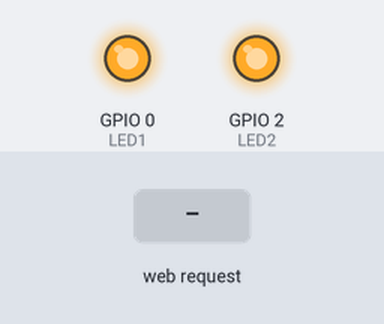
Recording of a sketch running on a simulated ESP8266 (NodeMCU). Parts: output pins drawn as LEDs (lit = HIGH). Inputs (shaded band) come from the test bench. WiFi joins after 1.5 s; servers stay silent unless stated; what the sketch prints to the serial monitor is not drawn.

Above: at 2.7 s.
2.8 s: HTTP request GET /control/1 received
At 3.2 s:
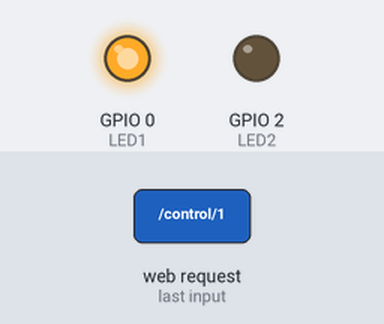
At 4.1 s:
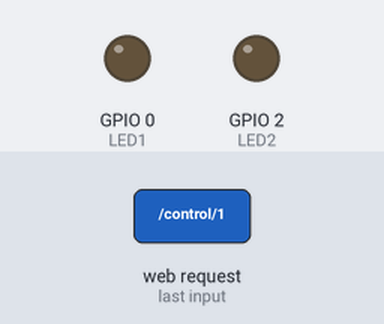
4.8 s: HTTP request GET /control/0 received
At 5.2 s:
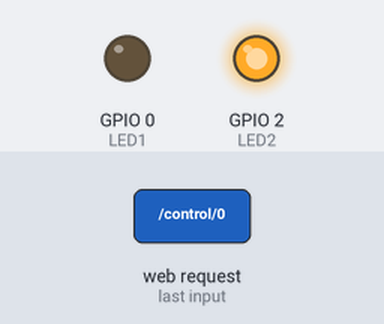
Timing chart, 0 to 7.8 s (numbered marks = the images above; inputs shaded):
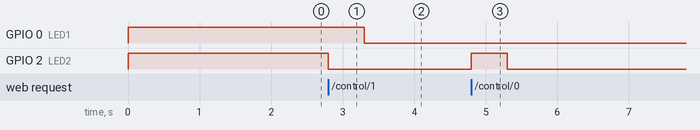

The sketch:

Gorjaw_curtain_hytay.ino
```cpp
#include <ESP8266WiFi.h>
#include <WiFiClient.h>
#include <ESP8266WebServer.h>
#include <Servo.h>


Servo myservo;
const char MAIN_page[] PROGMEM = R"=====(
<!DOCTYPE html>
<html>
<body>
<center>
<h1>WiFi LED on off demo: 1</h1><br>
Ciclk to turn <a href="ledOn" target="myIframe">LED ON</a><br>
Ciclk to turn <a href="ledOff" target="myIframe">LED OFF</a><br>
LED State:<iframe name="myIframe" width="100" height="25" frameBorder="0"><br>
<hr>
<a href="https://circuits4you.com">circuits4you.com</a>
</center>

</body>
</html>
)=====";


#define LED1 0
#define LED2 2
//#define bt1 1


IPAddress staticIP(192, 168, 1, 23); //ESP static ip
IPAddress gateway(192, 168, 1, 1);   //IP Address of your WiFi Router (Gateway)
IPAddress subnet(255, 255, 255, 0);  //Subnet mask
IPAddress dns(8, 8, 8, 8);  //DNS

const char* ssid = "Smart_Gorjaw";
const char* password = "gorjaw@!85";
const char* deviceName = "Smart lights v2";
String serverUrl = "192.168.1.252";
String payload;
String device_key = "curtain_hash";


ESP8266WebServer server(80); //Server on port 80

//===============================================================
// This routine is executed when you open its IP in browser
//===============================================================
void handleRoot() {
 Serial.println("You called root page");
 String s = MAIN_page; //Read HTML contents
 server.send(200, "text/html", s); //Send web page
}

void handle0on() {
 digitalWrite(LED1,1);
 digitalWrite(LED2,0);
 delay(500);
 digitalWrite(LED1,0);
 digitalWrite(LED2,0);
 server.send(200, "text/html", "one");
}
void handle0off() {
 digitalWrite(LED1,0);
 digitalWrite(LED2,1);
 delay(500);
  digitalWrite(LED1,0);
 digitalWrite(LED2,0);
 server.send(200, "text/html", "one");
}
void handlePong() {
 server.send(200, "text/html", device_key);
}

//==============================================================
//                  SETUP
//==============================================================
void setup(void){
  Serial.begin(115200);

  WiFi.begin(ssid, password);     //Connect to your WiFi router
  Serial.println("");

  //Onboard LED port Direction output
  pinMode(LED1,OUTPUT);
   pinMode(LED2,OUTPUT);
  //  pinMode(bt1,OUTPUT);
    digitalWrite(LED1,1);
    digitalWrite(LED2,1);
  //  digitalWrite(bt1,0);

  while (WiFi.status() != WL_CONNECTED) {
    delay(500);
    Serial.print(".");
  }


  Serial.println("");
  Serial.print("Connected to ");
  Serial.println(ssid);
  Serial.print("IP address: ");
  Serial.println(WiFi.localIP());  //IP address assigned to your ESP

  server.on("/", handleRoot);      //Which routine to handle at root location. This is display page
  server.on("/control/1", handle0on); //as Per  <a href="ledOn">, Subroutine to be called
  server.on("/control/0", handle0off);
   server.on("/ping/", handlePong);


  server.begin();                  //Start server
  Serial.println("HTTP server started");
}
//==============================================================
//                     LOOP
//==============================================================
void loop(void){
  server.handleClient();

}
```

Measured:
- after the input at 2.8 s, GPIO 0 (LED1): HIGH → LOW after 0.50 s; GPIO 2 (LED2): HIGH → LOW at once
- after the input at 4.8 s, GPIO 2 (LED2): LOW → HIGH at once, → LOW 0.50 s later
